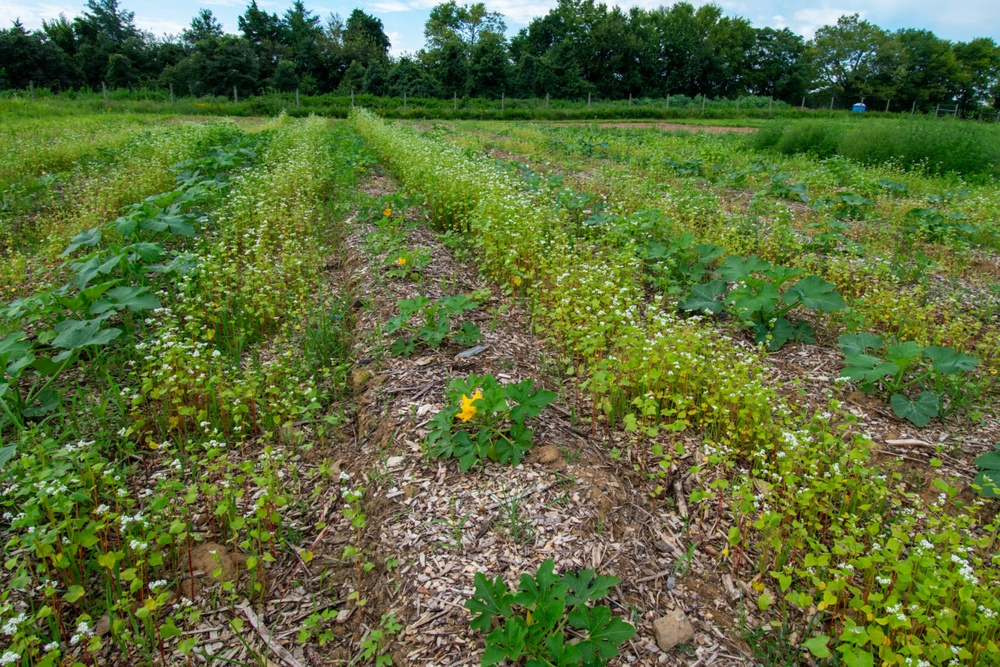
#> input picture algo/test1.jpg, 1000 x 667 px, shrunk from 1536 x 1024 before the run, found by its file name
$ python health.py
#> lines starting #> are read from the running program, lines starting #| are printed output that depends on the picture
#> in main, image is the input picture: shape (667, 1000, 3); mean B, G, R 57.4, 108.4, 91.3
import cv2
import numpy as np

def compute_health_index(image):
    B, G, R = cv2.split(image)
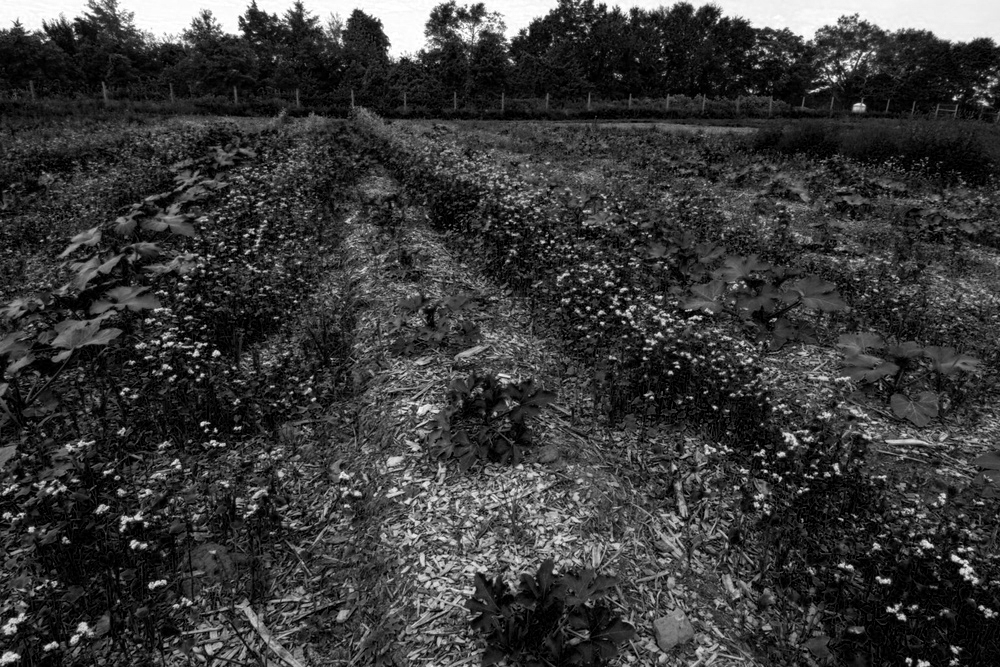
#> B: shape (667, 1000); min 0, max 255, mean 57.4
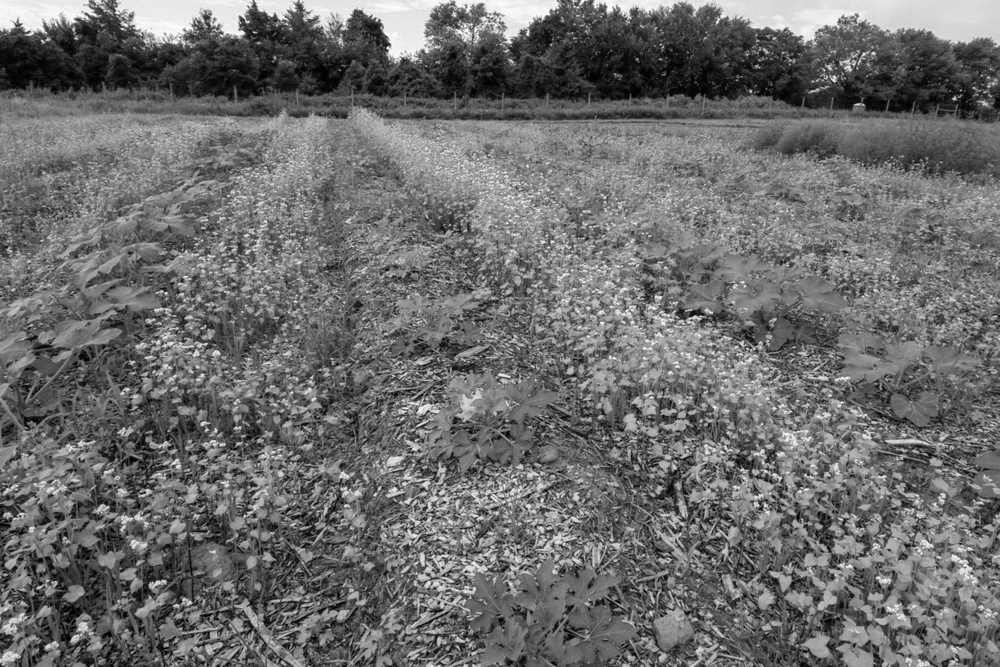
#> G: shape (667, 1000); min 0, max 255, mean 108.4
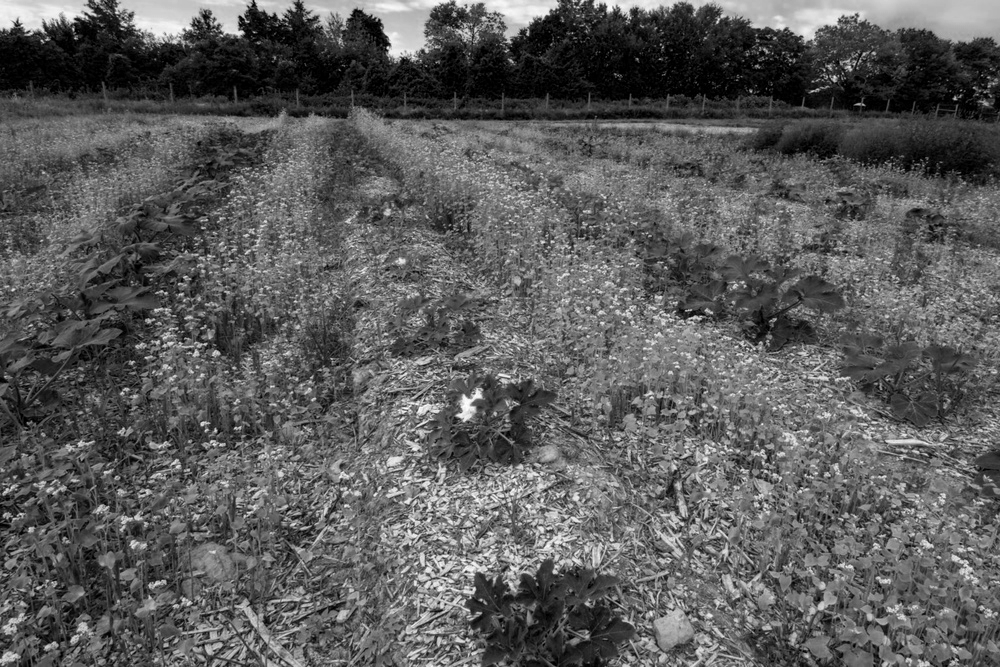
#> R: shape (667, 1000); min 0, max 255, mean 91.3
    R = R.astype(float)
    G = G.astype(float)
    B = B.astype(float)

    # Calculate health index
    health_index = G - (R + B) / 2
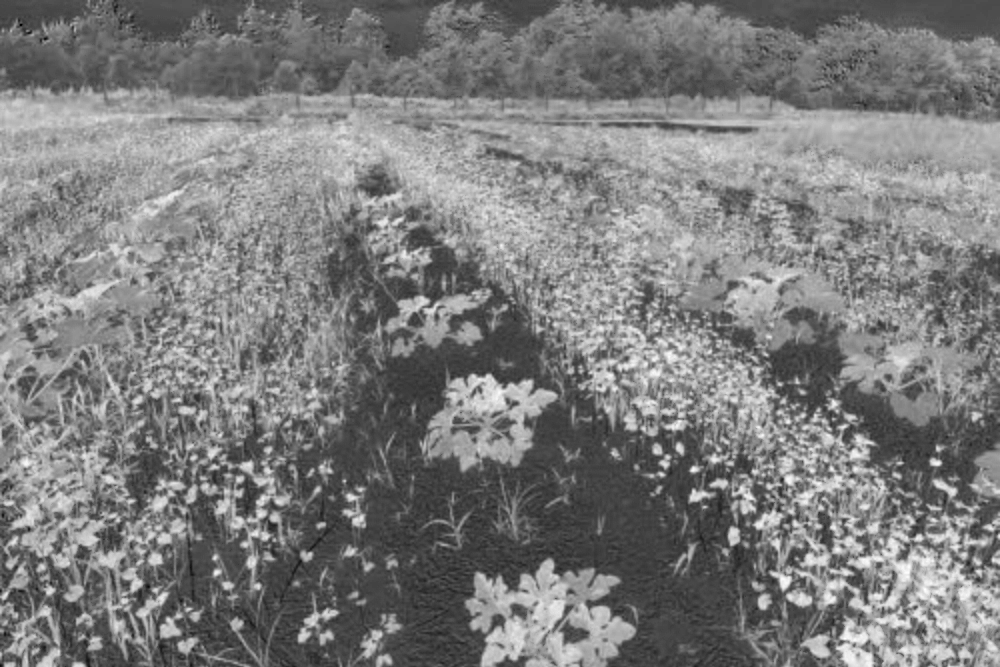
#> health_index: shape (667, 1000) float64; min -43, max 114, mean 34; drawn with min black and max white
    return health_index

def create_color_map(health_index, image):
    height, width = health_index.shape
#> height = 667; width = 1000
    color_image = np.zeros((height, width, 3), dtype=np.uint8)

    # Convert image to HSV color space
    hsv_image = cv2.cvtColor(image, cv2.COLOR_BGR2HSV)
#> hsv_image: shape (667, 1000, 3); mean H, S, V 41.5, 145.6, 113.4

    # Set thresholds based on observations
    healthy_threshold = 50
    unhealthy_threshold = 10

    for i in range(height):
        for j in range(width):
            # Get HSV values
            h, s, v = hsv_image[i, j]

            # Check for blue or white pixels (sky)
            if (h >= 100 and h <= 140 and s >= 50):  # Blue hue range
                color_image[i, j] = [255, 0, 0]  # Blue for sky
            elif (v > 200 and s < 30):  # White condition (high value, low saturation)
                color_image[i, j] = [255, 0, 0]  # Blue for sky
            elif health_index[i, j] > healthy_threshold:
                color_image[i, j] = [0, 255, 0]  # Green for healthy crops
            elif health_index[i, j] < unhealthy_threshold:
                color_image[i, j] = [0, 0, 255]  # Red for unhealthy crops
            else:
                color_image[i, j] = [0, 0, 0]      # Black for neutral areas
#> color_image: shape (667, 1000, 3); mean H, S, V 7.1, 81.8, 59.9

    return color_image

def main():
    image_path = 'C:\\Users\\vedan\\Desktop\\AgricultureDrone\\algo\\test1.jpg'  # Update this path as needed
    image = cv2.imread(image_path)

    if image is None:
        print("Error: Could not read the image.")
        return

    # Compute health index
    health_index = compute_health_index(image)

    # Create color map based on health index and original image
    color_map_image = create_color_map(health_index, image)

    # Display only the Health Index Color Map
    cv2.imshow('Health Index Color Map', color_map_image)

    cv2.waitKey(0)
    cv2.destroyAllWindows()

if __name__ == "__main__":
    main()

$ run again, with algo/test2.jpeg copied over algo/test1.jpg
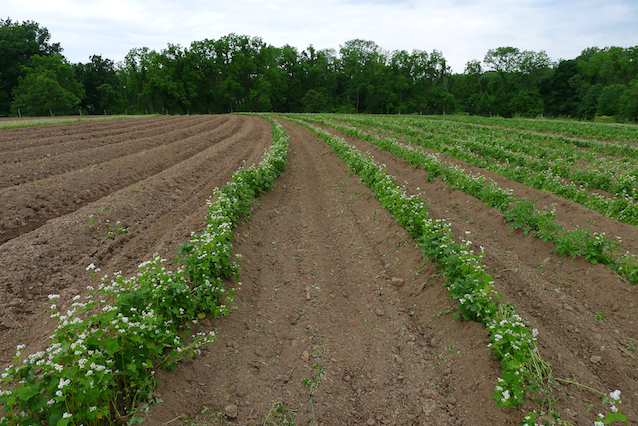
#> input picture algo/test2.jpeg, 638 x 426 px, found by its file name
#> in main, image is the input picture: shape (426, 638, 3); mean B, G, R 80, 108.6, 104.9
#> in compute_health_index, `B, G, R = cv2.split(image)`:
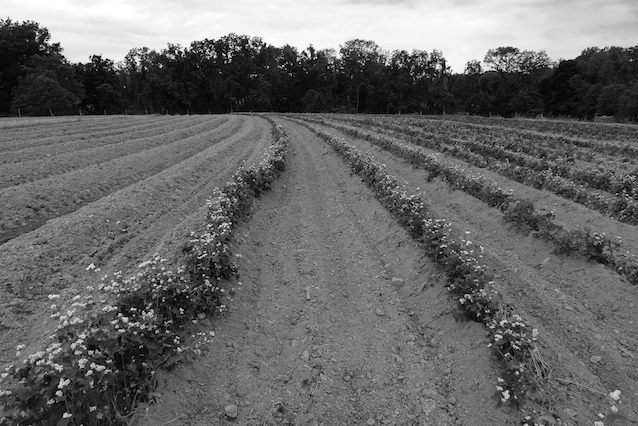
#> R: shape (426, 638); min 0, max 255, mean 104.9
#> in compute_health_index, `health_index = G - (R + B) / 2`:
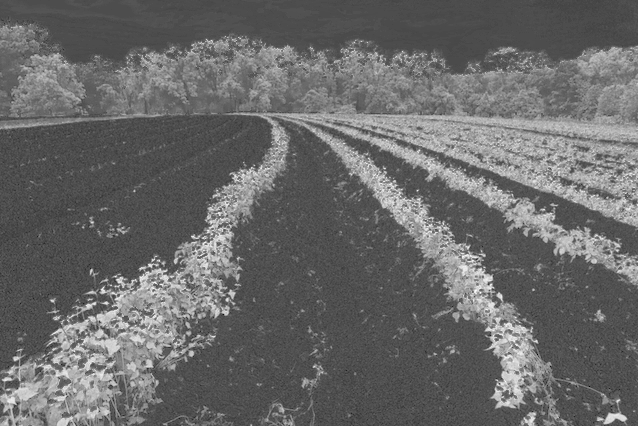
#> health_index: shape (426, 638) float64; min -44, max 101.5, mean 16.1; drawn with min black and max white
#> hsv_image: shape (426, 638, 3); mean H, S, V 39.7, 106.5, 117.6
